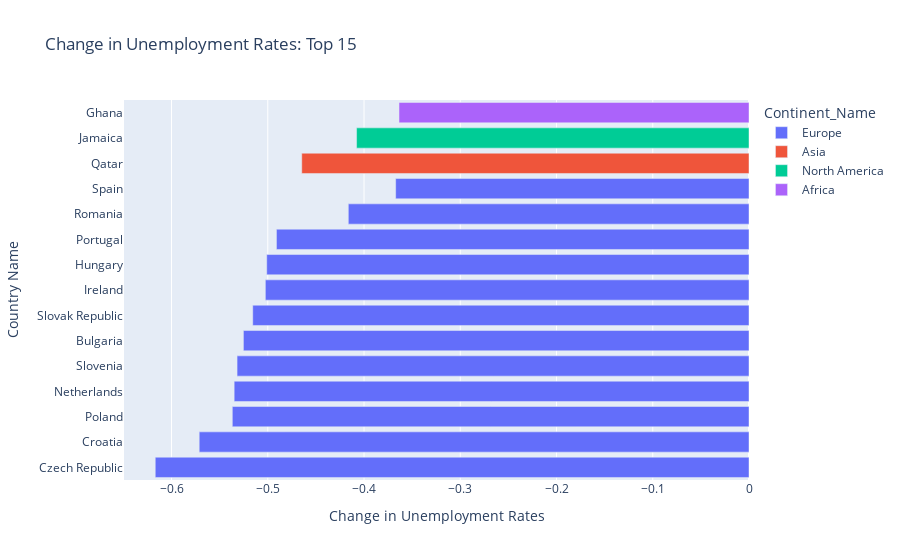

The notebook cell this image was saved under:
### Code cell
# Displaying a bar graph depicting the top 15 countries with the maximum change in unemployment rates over the given time period

fig = px.bar(Change_Unemployment, x="Change in Unemployment Rates", y="Country Name", orientation='h', color = 'Continent_Name', title='Change in Unemployment Rates: Top 15')
fig.show()

### Figure 1 — Plotly figure (JSON) as saved in the notebook; plotly's stock layout.template omitted (floating-point values rounded to 4 significant figures)
{"data": [{"alignmentgroup": "True", "hovertemplate": "Continent_Name=Europe<br>Change in Unemployment Rates=%{x}<br>Country Name=%{y}<extra></extra>", "legendgroup": "Europe", "marker": {"color": "#636efa"}, "name": "Europe", "offsetgroup": "Europe", "orientation": "h", "showlegend": true, "textposition": "auto", "type": "bar", "x": [-0.6169, -0.5713, -0.5369, -0.5349, -0.5319, -0.5253, -0.5156, -0.5025, -0.5011, -0.491, -0.4163, -0.3671], "xaxis": "x", "y": ["Czech Republic", "Croatia", "Poland", "Netherlands", "Slovenia", "Bulgaria", "Slovak Republic", "Ireland", "Hungary", "Portugal", "Romania", "Spain"], "yaxis": "y"}, {"alignmentgroup": "True", "hovertemplate": "Continent_Name=Asia<br>Change in Unemployment Rates=%{x}<br>Country Name=%{y}<extra></extra>", "legendgroup": "Asia", "marker": {"color": "#EF553B"}, "name": "Asia", "offsetgroup": "Asia", "orientation": "h", "showlegend": true, "textposition": "auto", "type": "bar", "x": [-0.4647], "xaxis": "x", "y": ["Qatar"], "yaxis": "y"}, {"alignmentgroup": "True", "hovertemplate": "Continent_Name=North America<br>Change in Unemployment Rates=%{x}<br>Country Name=%{y}<extra></extra>", "legendgroup": "North America", "marker": {"color": "#00cc96"}, "name": "North America", "offsetgroup": "North America", "orientation": "h", "showlegend": true, "textposition": "auto", "type": "bar", "x": [-0.4077], "xaxis": "x", "y": ["Jamaica"], "yaxis": "y"}, {"alignmentgroup": "True", "hovertemplate": "Continent_Name=Africa<br>Change in Unemployment Rates=%{x}<br>Country Name=%{y}<extra></extra>", "legendgroup": "Africa", "marker": {"color": "#ab63fa"}, "name": "Africa", "offsetgroup": "Africa", "orientation": "h", "showlegend": true, "textposition": "auto", "type": "bar", "x": [-0.3636], "xaxis": "x", "y": ["Ghana"], "yaxis": "y"}], "layout": {"barmode": "relative", "legend": {"title": {"text": "Continent_Name"}, "tracegroupgap": 0}, "title": {"text": "Change in Unemployment Rates: Top 15"}, "xaxis": {"anchor": "y", "domain": [0, 1], "title": {"text": "Change in Unemployment Rates"}}, "yaxis": {"anchor": "x", "domain": [0, 1], "title": {"text": "Country Name"}}}}
